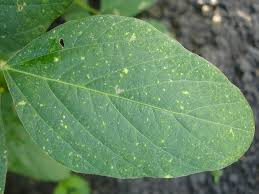
#> input picture teste4.jpg, 259 x 194 px
$ python bd.py   (older library calls are emulated)
#> lines starting #> are read from the running program, lines starting #| are printed output that depends on the picture; after the words box and inside, x2 and y2 are one past the last pixel; in counts of white or black regions, pixels touching at a corner belong together
import numpy as np
import cv2

original = cv2.imread("teste4.jpg")
#> original is the input picture: shape (194, 259, 3); mean B, G, R 95.7, 134.6, 99.9
cv2.imshow("original", original)
gris = cv2.cvtColor(original, cv2.COLOR_BGR2GRAY)
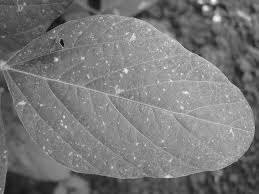
#> gris: shape (194, 259); min 8, max 254, mean 119.8
gauss = cv2.GaussianBlur(gris, (5, 5), 0)
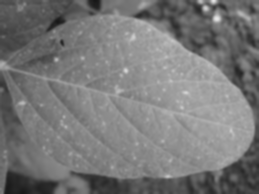
#> gauss: shape (194, 259); min 23, max 229, mean 119.8
cv2.imshow("suavizado", gauss)
canny = cv2.Canny(gauss, 50, 150)
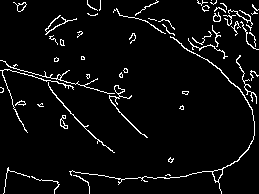
#> canny: shape (194, 259); 5% white in thin lines or dots
cv2.imshow("canny", canny)
(_, contornos, _) = cv2.findContours(canny.copy(), cv2.RETR_EXTERNAL, cv2.CHAIN_APPROX_SIMPLE)
#> contornos = 55 contours, 44 with area under 20; largest, box (x1, y1, x2, y2) and area: (69, 36, 255, 194) 176, (109, 85, 148, 138) 88, (13, 2, 27, 12) 51, (48, 82, 115, 153) 50, (60, 115, 68, 129) 42
print("foi encontrado {} objetos".format(len(contornos)))
#| foi encontrado 55 objetos
cv2.drawContours(original, contornos, -1, (0, 0, 255), 2)
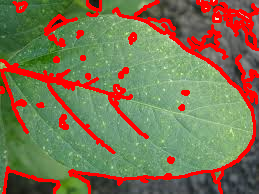
#> original: shape (194, 259, 3); 15.31% of pixels changed, all inside (x1, y1, x2, y2) = (0, 0, 259, 194)
cv2.imshow("contornos", original)
cv2.waitKey(0)

$ run again, with teste1.jpg copied over teste4.jpg
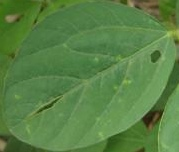
#> input picture teste1.jpg, 179 x 152 px
#> original is the input picture: shape (152, 179, 3); mean B, G, R 69.3, 129.3, 88.4
#> `canny = cv2.Canny(gauss, 50, 150)`:
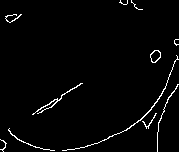
#> canny: shape (152, 179); 2.3% white in thin lines or dots
#> contornos = 11 contours, 8 with area under 20; largest, box (x1, y1, x2, y2) and area: (150, 50, 161, 63) 92, (62, 55, 179, 151) 42, (32, 83, 83, 115) 38
#| foi encontrado 11 objetos
#> `cv2.drawContours(original, contornos, -1, (0, 0, 255), 2)`:
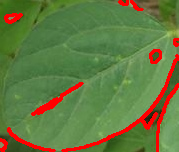
#> original: shape (152, 179, 3); 7.29% of pixels changed, all inside (x1, y1, x2, y2) = (0, 0, 179, 152)
